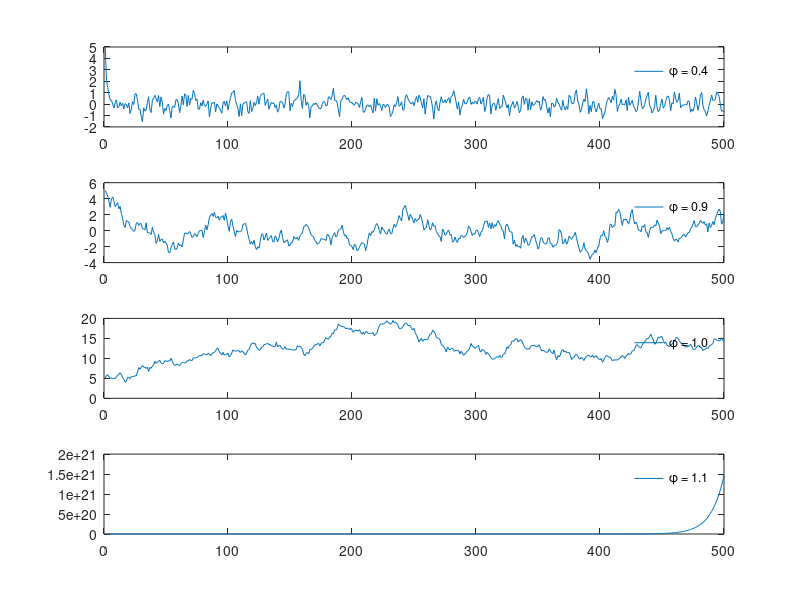

This figure's MATLAB source:
%STAT572_HW9_IC2.m
%Adam Vaccaro
%Purpose: Simulation AR(1) MC of length 500 with mu0 = 5 and sig2 = 0.25
%with (a) phi = 0.4, (b) phi = 0.9, (c) phi = 1, (d) phi = 1.1 and then
%plot them.

%% Step 1 - Set up
clear all; close all;
mu0 = 5; %initial value for mu
sig2 = 0.25; %variance
phi = [0.4 0.9 1 1.1]; %values of phi
n = 500;
%Initialize chains w/ first value:
chain1 = mu0; chain2 = mu0; chain3 = mu0; chain4 = mu0;

%% Step 2 - Generate chains
for i = 1:(n-1)
    chain1(i+1) = phi(1)*chain1(i)+sqrt(sig2)*randn;
    chain2(i+1) = phi(2)*chain2(i)+sqrt(sig2)*randn;
    chain3(i+1) = phi(3)*chain3(i)+sqrt(sig2)*randn;
    chain4(i+1) = phi(4)*chain4(i)+sqrt(sig2)*randn;
end

%% Step 3 - Plotting
figure(1); clf;
subplot(411); plot(chain1); legend('\phi = 0.4'); legend('boxoff');
subplot(412); plot(chain2); legend('\phi = 0.9'); legend('boxoff');
subplot(413); plot(chain3); legend('\phi = 1.0'); legend('boxoff');
subplot(414); plot(chain4); legend('\phi = 1.1'); legend('boxoff');